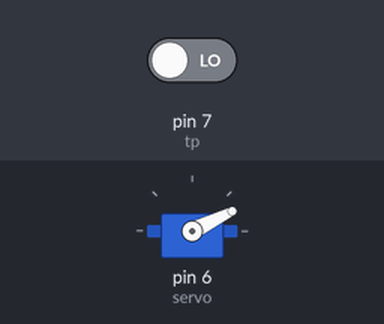
Simulated run of this sketch. Board: Arduino Uno, built with avr-gcc and run on an emulated ATmega328P. On the bench: servo. The inputs (shaded band) are chosen by the test bench; at power-on: pin 7 (tp) LOW. What the sketch prints to the serial monitor is not drawn.

Above: at 1.3 s.
1.4 s: pin 7 (tp) driven HIGH
At 2.1 s:
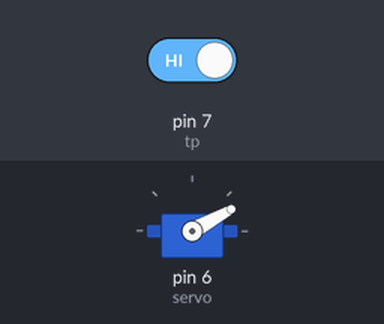
2.9 s: pin 7 (tp) driven LOW
At 13.9 s:
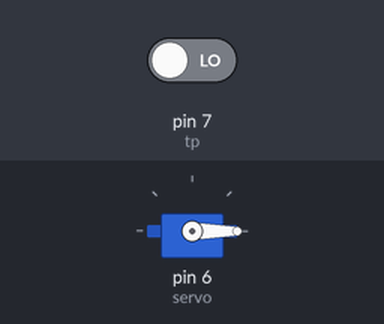
Timing chart, 0 to 14.9 s (numbered marks = the images above; inputs shaded):
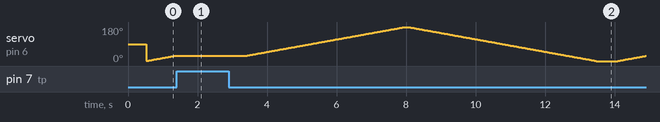

The sketch:

Breaking_Loop_during_Servo_Rotation.ino
```cpp
#include<Servo.h>
Servo servo;
int tp=7;
int detect;
int i;
void setup()
{
  Serial.begin(9600);
  pinMode(tp,INPUT);
  servo.attach(6);

}

void loop()
{
    detect=digitalRead(tp);
    Serial.print(detect);
  delay(500);
  while(i++<=180&&detect==LOW)
  {
    delay(30);
    detect=digitalRead(tp);
    Serial.print(detect);
    if(detect==HIGH)
    {
      break;
    }
    else if(detect==LOW)
    {
      servo.write(i);
    }
  }
    while(i-->=0 &&detect==LOW)
    {
      delay(30);
      detect=digitalRead(tp);
      Serial.print(detect);
      if(detect==HIGH)
      {
        break;
      }
      else if(detect==LOW)
      {
        servo.write(i);
      }
  }

}
```

Measured:
- after the input at 1.4 s, servo on pin 6 (servo): stays 29° (without the input it goes to 30° after 0.00 s)
